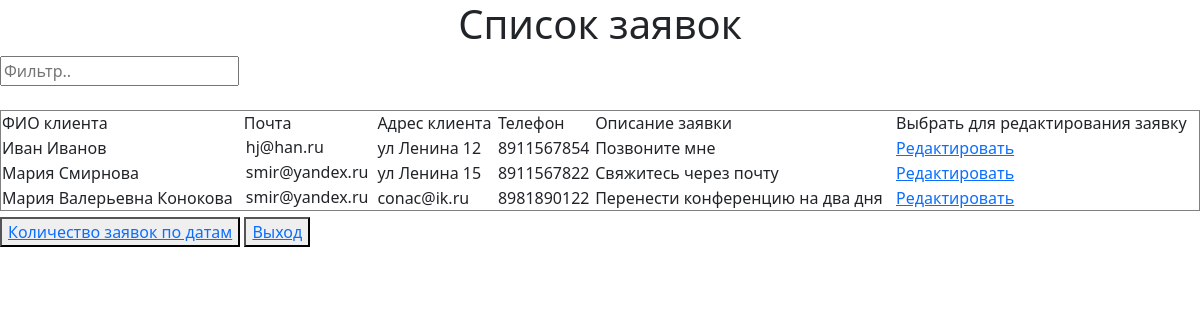
/index.php (signed in), run on an earlier commit of the app's database.
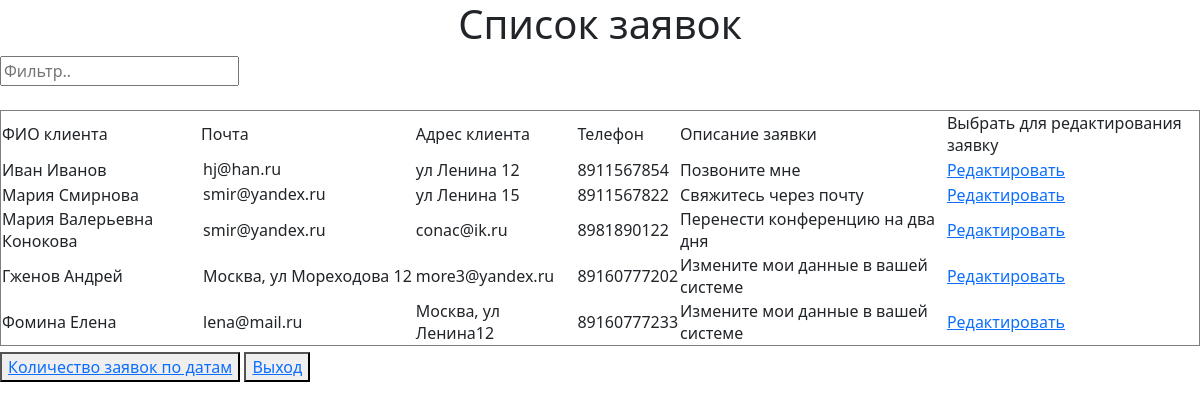
And on a later commit of the database.
### tables this page shows
CREATE TABLE `zayava` (
  `id_zay` int NOT NULL,
  `FIO` text NOT NULL,
  `Address` text NOT NULL,
  `email` varchar(30) NOT NULL,
  `phone` bigint NOT NULL,
  `opis` text,
  `date1` date NOT NULL
);

### show.php (the view)
 <h1 align="center">Список заявок</h1>
<input id="myInput" type="text" placeholder="Фильтр..">
<br><br>
<table border="1" width="100%">
<tr>
<td> ФИО клиента</td>
<td> Почта </td>
<td> Адрес клиента </td>
<td>Телефон </td>
<td>Описание заявки </td>
<td>Выбрать для редактирования заявку</td>
</tr>
<?php
 for ($i = 0; $i!=count($data)-1; $i++) {
 	 $row = $data[$i];
?>
<tbody id="myTable" width="100%" border="1">
<tr> <td> <?php print_r($row['FIO']);  ?>
      </td>
  <td> <option> <?php print_r($row['Address']); ?> </option>
      </td>
      <td> <?php
             print_r(" ".$row['email']);
 ?>
     </td>
 <td> <?php
             print_r($row['phone']);
 ?>
      </td>
 <td> <?php
             print_r($row['opis']);
 ?>
      </td>
      <td><a href="index3.php?id=<?php echo $row['id_zay']?>">Редактировать</a></td>
       </tr> <?php
     } ?>   </tbody></table>
     <div><button><a href="index5.php">Количество заявок по датам</a></button></div>
<div><button><a href="index.php?logout">Выход</a></button></div>

### head.php (shortened to what this page needs)
<head>
 <link href="https://cdn.jsdelivr.net/npm/bootstrap@5.0.0/dist/css/bootstrap.min.css" rel="stylesheet">
</head>
<body>

### index.php (shortened to what this page needs)
<?php
require_once('head.php'); ?>
<?php
require_once('bd.php');
?>
  <?php
  if ($_SESSION['manager_yes']==true) {
    function render($templ,$templDat)
    {
        extract($templDat,EXTR_SKIP);
        require_once($templ);
        return ob_get_clean();
    }
    $sth = $dbh->prepare("SELECT * FROM `zayava`");
    $sth->execute();
    $template = array();
    $template['data'] = array();
    while ($template['data'][] = $sth->fetch(PDO::FETCH_ASSOC));
    $html = render('show.php',$template);
    echo $html;
  }
?>

### head.php (style rules this page uses)
body div { height:1em; display:inline-block; vertical-align:middle }

What changed in the data, as far as the page shows it:
added zayava: value "Гженов Андрей more3@yandex.ru 89160777202 Измените мои данные в вашей системе"
added zayava: value "Фомина Елена Москва, ул Ленина12 89160777233 Измените мои данные в вашей системе"
